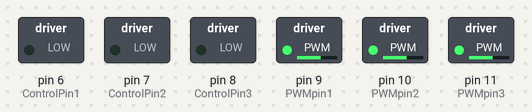
The sketch below on a simulated Arduino Nano, built with avr-gcc and run on an emulated ATmega328P. Parts: switched loads named in the sketch (green lamp = pin HIGH).

Above: at 5.05 s.
At 6.95 s:
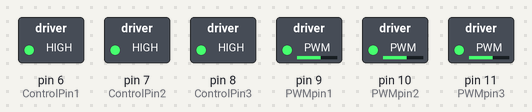
Timing chart, 0 to 8.0 s (numbered marks = the images above):
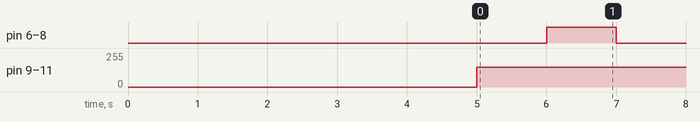

Measured:
- by itself, pin 6 (ControlPin1), pin 7 (ControlPin2), pin 8 (ControlPin3): alternates HIGH for 1.0 s and LOW for 1.0 s
- by itself, pin 9 (PWMpin1), pin 10 (PWMpin2), pin 11 (PWMpin3): 0/255 → 150/255 at 5.0 s

The sketch:

motordriverexample.ino
```cpp
#define ControlPin1 6
#define ControlPin2 7
#define ControlPin3 8
#define PWMpin1 9
#define PWMpin2 10
#define PWMpin3 11

void setup() {
  // put your setup code here, to run once:
  pinMode(PWMpin1, OUTPUT); // sets the pin as output
  pinMode(PWMpin2, OUTPUT); // sets the pin as output
  pinMode(PWMpin3, OUTPUT); // sets the pin as output
  pinMode(ControlPin1, OUTPUT); // sets the pin as output
  pinMode(ControlPin2, OUTPUT); // sets the pin as output
  pinMode(ControlPin3, OUTPUT); // sets the pin as output
  delay(5000);
}

void loop() {
  // put your main code here, to run repeatedly:
  analogWrite(PWMpin1, 150);
  analogWrite(PWMpin2, 150);
  analogWrite(PWMpin3, 150);
  digitalWrite(ControlPin1, LOW);
  digitalWrite(ControlPin2, LOW);
  digitalWrite(ControlPin3, LOW);
  delay(1000);
  digitalWrite(ControlPin1, HIGH);
  digitalWrite(ControlPin2, HIGH);
  digitalWrite(ControlPin3, HIGH);
  delay(1000);
}
```
